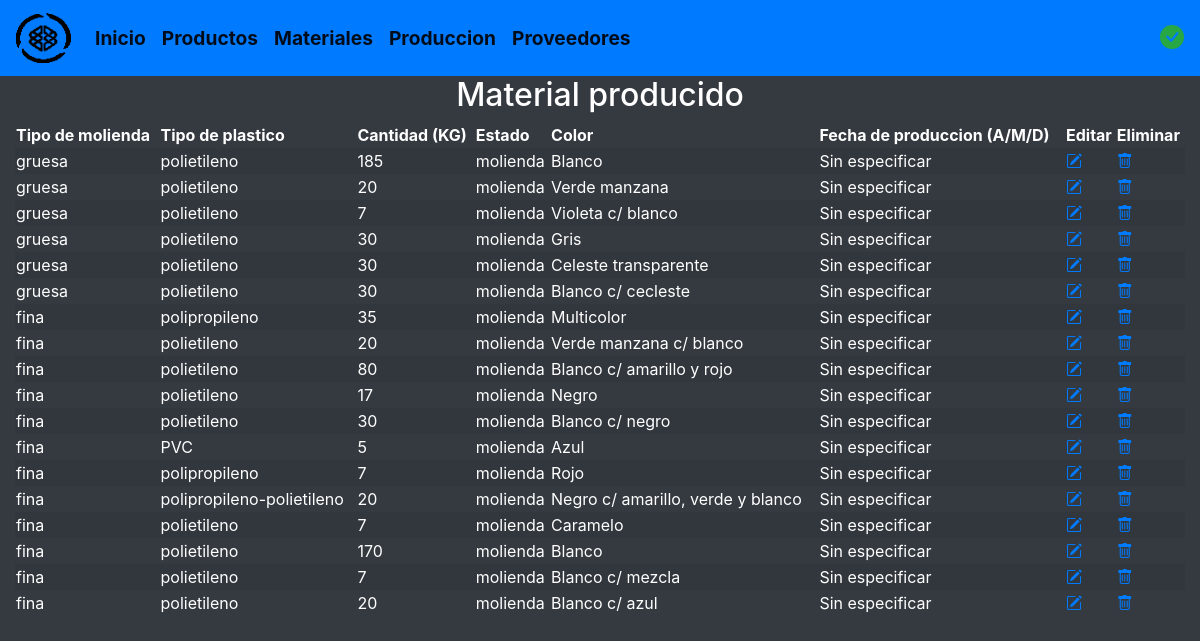
The page /verproducido.php on the database its author committed.
### tables this page shows
create table mproducido(
	id_producido int unsigned auto_increment primary key,
	id_procedencia int unsigned,
	tipo_molienda varchar(50) not null,
	tipo_plastico varchar(50) not null,
	cantidad float(9) not null,
	color varchar(90) not null,
	estado varchar(40) not null,
	fecha date not null,
	creada_el TIMESTAMP DEFAULT CURRENT_TIMESTAMP,
  	actualizada_el TIMESTAMP DEFAULT CURRENT_TIMESTAMP,
	foreign key (id_procedencia) references material(id_procedencia)
);

### verproducido.php (the view, shortened to what this page needs)
<!DOCTYPE html>
<html lang="es">
	<?php include "modulos/head.php" ?>
	<body class="bg-dark text-white">
		<?php include "modulos/navheader.php" ?>
			<article class="col">
				<center>
					<h2>Material producido</h2>
				</center>
				<table class="col table-striped">
					<thead>
						<tr>
							<th>Tipo de molienda</th>
							<th>Tipo de plastico</th>
							<th>Cantidad (KG)</th>
							<th>Estado</th>
							<th>Color</th>
							<th>Fecha de produccion (A/M/D)</th>
							<th>Editar</th>
							<th>Eliminar</th>
						</tr>
					</thead>
					<tbody>
						<?php
							include_once "db/conexion.php";
							$sql_leer='SELECT * FROM mproducido ';
							$gsent = $cnn->prepare($sql_leer);
							$gsent->execute();
							$resultados = $gsent->fetchAll();
						    foreach ($resultados as $dato):
						?>
					    <tr>
						    <td><?php echo $dato['tipo_molienda']; ?></td>
						    <td><?php echo $dato['tipo_plastico']; ?></td>
						    <td><?php echo $dato['cantidad']; ?></td>
						    <td><?php echo $dato['estado']; ?></td>
						    <td><?php echo $dato['color']; ?></td>
						    <td>
						    	<?php
						    		if($dato['fecha']!="0000-00-00")
						    		{
						    			echo $dato['fecha'];
						    		}
						    		else
						    		{
						    			echo 'Sin especificar';
						    		}
								?>
							</td>
						    <td><a href="verproducido.php?id=<?php; ?>&id=<?php echo $dato['id_producido']; ?>"><i class="bi bi-pencil-square"></i></a></td>
						    <td><a href="eliminarmproducido.php?id=<?php echo $dato['id_producido']; ?>" onclick="confirmar()"><i class="bi bi-trash"></i></a></td>
					    </tr>
						<?php
							endforeach
						?>
					</tbody>
				</table>
			</article>
		</main>
	</body>
</html>

### rows shown on the page
mproducido: tipo_molienda "gruesa", tipo_plastico "polietileno", cantidad "185", estado "molienda", color "Blanco", fecha "Sin especificar"
mproducido: tipo_molienda "gruesa", tipo_plastico "polietileno", cantidad "20", estado "molienda", color "Verde manzana", fecha "Sin especificar"
mproducido: tipo_molienda "gruesa", tipo_plastico "polietileno", cantidad "7", estado "molienda", color "Violeta c/ blanco", fecha "Sin especificar"
mproducido: tipo_molienda "gruesa", tipo_plastico "polietileno", cantidad "30", estado "molienda", color "Gris", fecha "Sin especificar"
mproducido: tipo_molienda "gruesa", tipo_plastico "polietileno", cantidad "30", estado "molienda", color "Celeste transparente", fecha "Sin especificar"
mproducido: tipo_molienda "gruesa", tipo_plastico "polietileno", cantidad "30", estado "molienda", color "Blanco c/ cecleste", fecha "Sin especificar"
mproducido: tipo_molienda "fina", tipo_plastico "polipropileno", cantidad "35", estado "molienda", color "Multicolor", fecha "Sin especificar"
mproducido: tipo_molienda "fina", tipo_plastico "polietileno", cantidad "20", estado "molienda", color "Verde manzana c/ blanco", fecha "Sin especificar"
mproducido: tipo_molienda "fina", tipo_plastico "polietileno", cantidad "80", estado "molienda", color "Blanco c/ amarillo y rojo", fecha "Sin especificar"
mproducido: tipo_molienda "fina", tipo_plastico "polietileno", cantidad "17", estado "molienda", color "Negro", fecha "Sin especificar"
mproducido: tipo_molienda "fina", tipo_plastico "polietileno", cantidad "30", estado "molienda", color "Blanco c/ negro", fecha "Sin especificar"
mproducido: tipo_molienda "fina", tipo_plastico "PVC", cantidad "5", estado "molienda", color "Azul", fecha "Sin especificar"
mproducido: tipo_molienda "fina", tipo_plastico "polipropileno", cantidad "7", estado "molienda", color "Rojo", fecha "Sin especificar"
mproducido: tipo_molienda "fina", tipo_plastico "polipropileno-polietileno", cantidad "20", estado "molienda", color "Negro c/ amarillo, verde y blanco", fecha "Sin especificar"
mproducido: tipo_molienda "fina", tipo_plastico "polietileno", cantidad "7", estado "molienda", color "Caramelo", fecha "Sin especificar"
mproducido: tipo_molienda "fina", tipo_plastico "polietileno", cantidad "170", estado "molienda", color "Blanco", fecha "Sin especificar"
mproducido: tipo_molienda "fina", tipo_plastico "polietileno", cantidad "7", estado "molienda", color "Blanco c/ mezcla", fecha "Sin especificar"
mproducido: tipo_molienda "fina", tipo_plastico "polietileno", cantidad "20", estado "molienda", color "Blanco c/ azul", fecha "Sin especificar"
